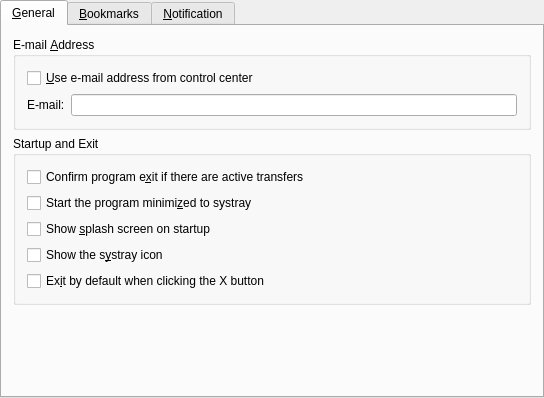
<ui version="4.0" >
 <class>GeneralSettings</class>
 <widget class="QWidget" name="GeneralSettings" >
  <property name="geometry" >
   <rect>
    <x>0</x>
    <y>0</y>
    <width>544</width>
    <height>398</height>
   </rect>
  </property>
  <layout class="QGridLayout" >
   <property name="leftMargin" >
    <number>0</number>
   </property>
   <property name="topMargin" >
    <number>0</number>
   </property>
   <property name="rightMargin" >
    <number>0</number>
   </property>
   <property name="bottomMargin" >
    <number>0</number>
   </property>
   <property name="horizontalSpacing" >
    <number>0</number>
   </property>
   <property name="verticalSpacing" >
    <number>0</number>
   </property>
   <item row="0" column="0" >
    <widget class="QTabWidget" name="tabWidget3" >
     <property name="currentIndex" >
      <number>0</number>
     </property>
     <widget class="QWidget" name="tab" >
      <attribute name="title" >
       <string>&amp;General</string>
      </attribute>
      <layout class="QVBoxLayout" >
       <item>
        <widget class="Q3GroupBox" name="groupBox22" >
         <property name="title" >
          <string>E-mail &amp;Address</string>
         </property>
         <layout class="QVBoxLayout" >
          <item>
           <widget class="QCheckBox" name="kcfg_globalMail" >
            <property name="text" >
             <string>&amp;Use e-mail address from control center</string>
            </property>
           </widget>
          </item>
          <item>
           <layout class="QHBoxLayout" >
            <item>
             <widget class="QLabel" name="textLabel8" >
              <property name="text" >
               <string>E-mail:</string>
              </property>
              <property name="wordWrap" >
               <bool>false</bool>
              </property>
             </widget>
            </item>
            <item>
             <widget class="KLineEdit" name="kcfg_anonMail" />
            </item>
           </layout>
          </item>
         </layout>
        </widget>
       </item>
       <item>
        <widget class="Q3GroupBox" name="groupBox13" >
         <property name="title" >
          <string>Startup and Exit</string>
         </property>
         <layout class="QVBoxLayout" >
          <item>
           <widget class="QCheckBox" name="kcfg_confirmExit" >
            <property name="text" >
             <string>Confirm program e&amp;xit if there are active transfers</string>
            </property>
           </widget>
          </item>
          <item>
           <widget class="QCheckBox" name="kcfg_startMinimized" >
            <property name="text" >
             <string>Start the program minimi&amp;zed to systray</string>
            </property>
           </widget>
          </item>
          <item>
           <widget class="QCheckBox" name="kcfg_showSplash" >
            <property name="text" >
             <string>Show &amp;splash screen on startup</string>
            </property>
           </widget>
          </item>
          <item>
           <widget class="QCheckBox" name="kcfg_showSystrayIcon" >
            <property name="text" >
             <string>Show the s&amp;ystray icon</string>
            </property>
           </widget>
          </item>
          <item>
           <widget class="QCheckBox" name="kcfg_exitOnClose" >
            <property name="text" >
             <string>Ex&amp;it by default when clicking the X button</string>
            </property>
           </widget>
          </item>
         </layout>
        </widget>
       </item>
       <item>
        <spacer>
         <property name="orientation" >
          <enum>Qt::Vertical</enum>
         </property>
         <property name="sizeType" >
          <enum>QSizePolicy::Expanding</enum>
         </property>
         <property name="sizeHint" >
          <size>
           <width>21</width>
           <height>20</height>
          </size>
         </property>
        </spacer>
       </item>
      </layout>
     </widget>
     <widget class="QWidget" name="TabPage" >
      <attribute name="title" >
       <string>&amp;Bookmarks</string>
      </attribute>
      <layout class="QVBoxLayout" >
       <item>
        <widget class="Q3GroupBox" name="groupBox10" >
         <property name="sizePolicy" >
          <sizepolicy vsizetype="Fixed" hsizetype="Preferred" >
           <horstretch>0</horstretch>
           <verstretch>0</verstretch>
          </sizepolicy>
         </property>
         <property name="title" >
          <string>Site Defaults</string>
         </property>
         <layout class="QVBoxLayout" >
          <item>
           <layout class="QHBoxLayout" >
            <item>
             <widget class="QLabel" name="textLabel1" >
              <property name="text" >
               <string>Local directory:</string>
              </property>
              <property name="wordWrap" >
               <bool>false</bool>
              </property>
             </widget>
            </item>
            <item>
             <widget class="KUrlRequester" name="kcfg_defLocalDir" />
            </item>
           </layout>
          </item>
          <item>
           <layout class="QHBoxLayout" >
            <item>
             <widget class="QLabel" name="textLabel2" >
              <property name="text" >
               <string>Retry delay:</string>
              </property>
              <property name="wordWrap" >
               <bool>false</bool>
              </property>
             </widget>
            </item>
            <item>
             <widget class="QSpinBox" name="kcfg_retryTime" >
              <property name="sizePolicy" >
               <sizepolicy vsizetype="Fixed" hsizetype="Fixed" >
                <horstretch>0</horstretch>
                <verstretch>0</verstretch>
               </sizepolicy>
              </property>
             </widget>
            </item>
           </layout>
          </item>
          <item>
           <layout class="QHBoxLayout" >
            <item>
             <widget class="QLabel" name="textLabel3" >
              <property name="text" >
               <string>Number of retries (0 = infinite):</string>
              </property>
              <property name="wordWrap" >
               <bool>false</bool>
              </property>
             </widget>
            </item>
            <item>
             <widget class="QSpinBox" name="kcfg_retryCount" >
              <property name="sizePolicy" >
               <sizepolicy vsizetype="Fixed" hsizetype="Fixed" >
                <horstretch>0</horstretch>
                <verstretch>0</verstretch>
               </sizepolicy>
              </property>
             </widget>
            </item>
           </layout>
          </item>
          <item>
           <layout class="QHBoxLayout" >
            <item>
             <widget class="QLabel" name="textLabel1_2" >
              <property name="text" >
               <string>Encoding:</string>
              </property>
              <property name="wordWrap" >
               <bool>false</bool>
              </property>
             </widget>
            </item>
            <item>
             <widget class="KComboBox" name="cfg_defEncoding" >
              <property name="sizePolicy" >
               <sizepolicy vsizetype="Fixed" hsizetype="Expanding" >
                <horstretch>0</horstretch>
                <verstretch>0</verstretch>
               </sizepolicy>
              </property>
             </widget>
            </item>
           </layout>
          </item>
         </layout>
        </widget>
       </item>
       <item>
        <widget class="Q3GroupBox" name="groupBox11" >
         <property name="sizePolicy" >
          <sizepolicy vsizetype="Fixed" hsizetype="Preferred" >
           <horstretch>0</horstretch>
           <verstretch>0</verstretch>
          </sizepolicy>
         </property>
         <property name="title" >
          <string>Options</string>
         </property>
         <layout class="QVBoxLayout" >
          <item>
           <widget class="QCheckBox" name="kcfg_encryptBookmarks" >
            <property name="text" >
             <string>Encr&amp;ypt bookmark file</string>
            </property>
           </widget>
          </item>
          <item>
           <widget class="QCheckBox" name="kcfg_showWalletSites" >
            <property name="text" >
             <string>&amp;Show sites from KWallet among bookmarks</string>
            </property>
           </widget>
          </item>
         </layout>
        </widget>
       </item>
       <item>
        <spacer>
         <property name="orientation" >
          <enum>Qt::Vertical</enum>
         </property>
         <property name="sizeType" >
          <enum>QSizePolicy::Expanding</enum>
         </property>
         <property name="sizeHint" >
          <size>
           <width>21</width>
           <height>30</height>
          </size>
         </property>
        </spacer>
       </item>
      </layout>
     </widget>
     <widget class="QWidget" name="TabPage" >
      <attribute name="title" >
       <string>&amp;Notification</string>
      </attribute>
      <layout class="QVBoxLayout" >
       <item>
        <widget class="Q3GroupBox" name="groupBox12" >
         <property name="title" >
          <string>Balloons</string>
         </property>
         <layout class="QVBoxLayout" >
          <item>
           <widget class="QCheckBox" name="kcfg_showBalloons" >
            <property name="text" >
             <string>&amp;Show balloon when transfer completes</string>
            </property>
           </widget>
          </item>
          <item>
           <widget class="QCheckBox" name="kcfg_showBalloonWhenQueueEmpty" >
            <property name="text" >
             <string>Only show when &amp;queue is empty after transfer</string>
            </property>
           </widget>
          </item>
          <item>
           <widget class="QCheckBox" name="kcfg_showRetrySuccessBalloon" >
            <property name="text" >
             <string>Show balloon when connection retr&amp;y succeeds</string>
            </property>
           </widget>
          </item>
         </layout>
        </widget>
       </item>
       <item>
        <spacer>
         <property name="orientation" >
          <enum>Qt::Vertical</enum>
         </property>
         <property name="sizeType" >
          <enum>QSizePolicy::Expanding</enum>
         </property>
         <property name="sizeHint" >
          <size>
           <width>21</width>
           <height>111</height>
          </size>
         </property>
        </spacer>
       </item>
      </layout>
     </widget>
    </widget>
   </item>
  </layout>
 </widget>
 <layoutdefault spacing="6" margin="11" />
 <pixmapfunction>qPixmapFromMimeSource</pixmapfunction>
 <customwidgets>
  <customwidget>
   <class>Q3GroupBox</class>
   <extends>QGroupBox</extends>
   <header>Qt3Support/Q3GroupBox</header>
   <container>1</container>
  </customwidget>
  <customwidget>
   <class>KComboBox</class>
   <extends>QComboBox</extends>
   <header>kcombobox.h</header>
  </customwidget>
  <customwidget>
   <class>KLineEdit</class>
   <extends>QLineEdit</extends>
   <header>klineedit.h</header>
  </customwidget>
  <customwidget>
   <class>KUrlRequester</class>
   <extends>QFrame</extends>
   <header>kurlrequester.h</header>
  </customwidget>
 </customwidgets>
 <includes>
  <include location="local" >klineedit.h</include>
  <include location="local" >kurlrequester.h</include>
  <include location="local" >klineedit.h</include>
  <include location="local" >kpushbutton.h</include>
  <include location="local" >kcombobox.h</include>
 </includes>
 <resources/>
 <connections>
  <connection>
   <sender>kcfg_globalMail</sender>
   <signal>toggled(bool)</signal>
   <receiver>textLabel8</receiver>
   <slot>setDisabled(bool)</slot>
   <hints>
    <hint type="sourcelabel" >
     <x>44</x>
     <y>69</y>
    </hint>
    <hint type="destinationlabel" >
     <x>40</x>
     <y>96</y>
    </hint>
   </hints>
  </connection>
  <connection>
   <sender>kcfg_globalMail</sender>
   <signal>toggled(bool)</signal>
   <receiver>kcfg_anonMail</receiver>
   <slot>setDisabled(bool)</slot>
   <hints>
    <hint type="sourcelabel" >
     <x>198</x>
     <y>75</y>
    </hint>
    <hint type="destinationlabel" >
     <x>215</x>
     <y>96</y>
    </hint>
   </hints>
  </connection>
 </connections>
</ui>
